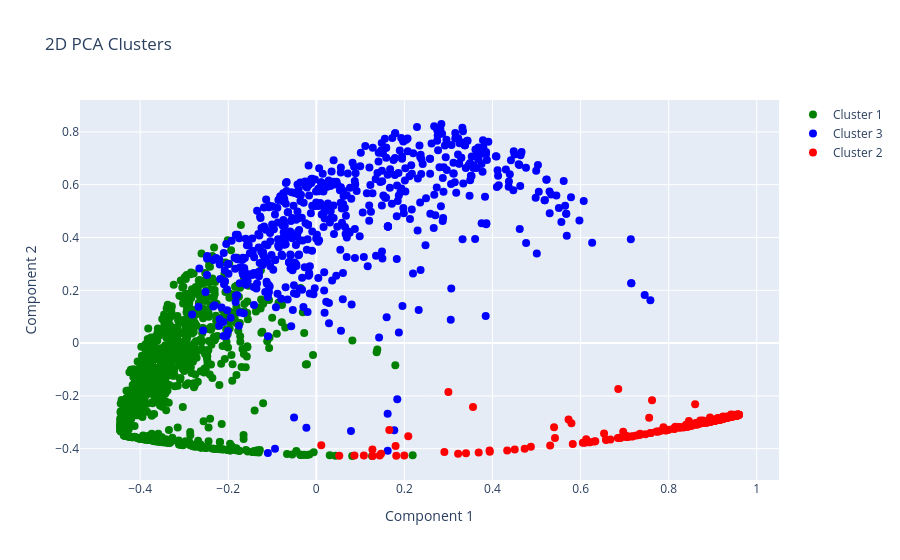

Notebook source saved alongside this figure:
### Code cell
plot_pca_clusters_interactive(normalized_data, data['Majority Voting Label'], 2)

### Figure 1 — Plotly figure (JSON) as saved in the notebook; plotly's stock layout.template omitted (floating-point values rounded to 4 significant figures; data arrays with more than 128 entries replaced by an {"elided": "..."} marker saying what was removed)
{"data": [{"marker": {"color": "green", "size": 8}, "mode": "markers", "name": "Cluster 1", "type": "scatter", "x": {"elided": "1149 float values"}, "y": {"elided": "1149 float values"}}, {"marker": {"color": "blue", "size": 8}, "mode": "markers", "name": "Cluster 3", "type": "scatter", "x": {"elided": "581 float values"}, "y": {"elided": "581 float values"}}, {"marker": {"color": "red", "size": 8}, "mode": "markers", "name": "Cluster 2", "type": "scatter", "x": {"elided": "388 float values"}, "y": {"elided": "388 float values"}}], "layout": {"title": {"text": "2D PCA Clusters"}, "xaxis": {"title": {"text": "Component 1"}}, "yaxis": {"title": {"text": "Component 2"}}}}
